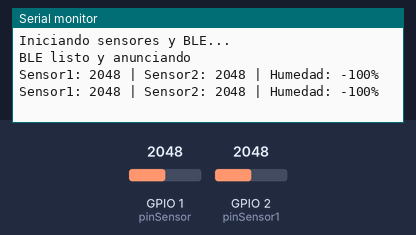
A sketch run on a simulated ESP32-S3. On the bench: the last lines printed to the serial monitor. The inputs (shaded band) are chosen by the test bench; at power-on: GPIO 1 (pinSensor) = 2048, GPIO 2 (pinSensor1) = 2048. Nothing arrives over Bluetooth unless stated; a phone connects over Bluetooth LE 3 s after start.

Above: at 1.8 s.
1.9 s: GPIO 1 (pinSensor) set to 2866
At 2.8 s:
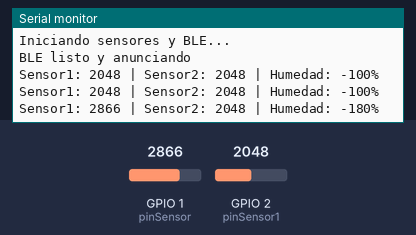
4.5 s: GPIO 2 (pinSensor1) set to 2866
At 5.8 s:
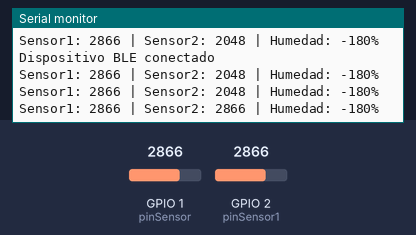
6.0 s: GPIO 1 (pinSensor) set to 3603
At 6.8 s:
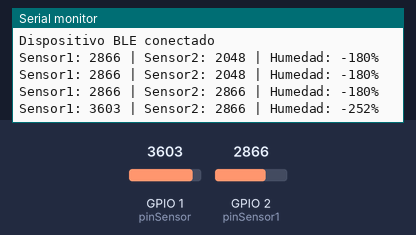
7.5 s: GPIO 2 (pinSensor1) set to 3603
At 8.8 s:
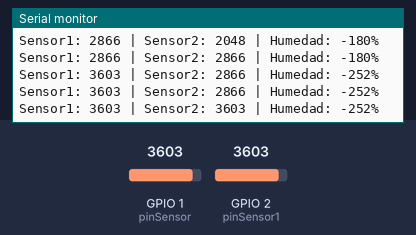
Timing chart, 0 to 10.0 s (numbered marks = the images above; inputs shaded):
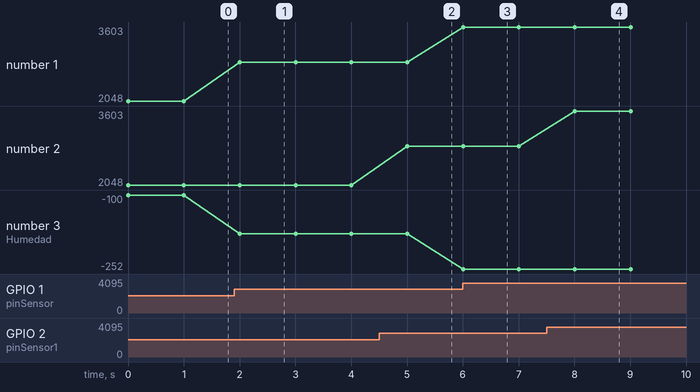

The sketch:

ESP32LoRaV3_Coneccion_BLE.ino
```cpp
#include <BLEDevice.h>
#include <BLEUtils.h>
#include <BLEServer.h>

// ====== CONFIGURACIÓN BLE ======
#define SERVICE_UUID        "4fafc201-1fb5-459e-8fcc-c5c9c331914b"
#define CHARACTERISTIC_UUID "beb5483e-36e1-4688-b7f5-ea07361b26a8"

BLECharacteristic *pCharacteristic;
bool deviceConnected = false;

// ====== PINES Y VARIABLES DE SENSORES ======
const int pinSensor  = A0;
const int pinSensor1 = A1;

int valorSensor  = 0;
int valorSensor1 = 0;
int porcentajeHumedad = 0;

// ====== CALLBACKS BLE ======
class MyServerCallbacks : public BLEServerCallbacks {
  void onConnect(BLEServer* pServer) override {
    deviceConnected = true;
    Serial.println("Dispositivo BLE conectado");
  }

  void onDisconnect(BLEServer* pServer) override {
    deviceConnected = false;
    Serial.println("Dispositivo BLE desconectado");
    BLEDevice::startAdvertising();
    Serial.println("Reanunciando BLE...");
  }
};

// ====== SETUP ======
void setup() {
  Serial.begin(115200);
  Serial.println("Iniciando sensores y BLE...");

  // --- Inicialización BLE ---
  esp_bt_controller_mem_release(ESP_BT_MODE_CLASSIC_BT); // Solo BLE
  BLEDevice::init("ESP32S3 BLE Humedad");

  BLEServer *pServer = BLEDevice::createServer();
  pServer->setCallbacks(new MyServerCallbacks());

  BLEService *pService = pServer->createService(SERVICE_UUID);

  pCharacteristic = pService->createCharacteristic(
    CHARACTERISTIC_UUID,
    BLECharacteristic::PROPERTY_READ   |
    BLECharacteristic::PROPERTY_WRITE  |
    BLECharacteristic::PROPERTY_NOTIFY
  );

  pCharacteristic->setValue("Esperando datos del sensor...");
  pService->start();

  BLEAdvertising *pAdvertising = BLEDevice::getAdvertising();
  pAdvertising->addServiceUUID(SERVICE_UUID);
  pAdvertising->setScanResponse(true);
  pAdvertising->setMinPreferred(0x06);
  pAdvertising->setMinPreferred(0x12);
  BLEDevice::startAdvertising();

  Serial.println("BLE listo y anunciando");
}

// ====== LOOP ======
void loop() {
  // Lectura de sensores
  valorSensor  = analogRead(pinSensor);
  valorSensor1 = analogRead(pinSensor1);
  porcentajeHumedad = map(valorSensor, 1023, 0, 0, 100);

  // Texto de salida
  String mensaje = "Sensor1: " + String(valorSensor) +
                   " | Sensor2: " + String(valorSensor1) +
                   " | Humedad: " + String(porcentajeHumedad) + "%";

  // Mostrar por Serial
  Serial.println(mensaje);

  // Enviar por BLE (si está conectado)
  if (deviceConnected) {
    pCharacteristic->setValue(mensaje.c_str());
    pCharacteristic->notify();  //Notifica al celular
  }

  delay(1000);
}
```

Measured:
- after the input at 1.9 s, the serial monitor: prints a new line after 0.10 s (image 1)
- after the input at 4.5 s, the serial monitor: prints a new line after 0.51 s (image 2)
- after the input at 6.0 s, the serial monitor: prints a new line at once (image 3)
- after the input at 7.5 s, the serial monitor: prints a new line after 0.51 s (image 4)
- plotted number 1: 2048 → 2866 after the input at 1.9 s, 2866 → 3603 after the input at 6.0 s
- plotted number 3: -100 → -180 after the input at 1.9 s, -180 → -252 after the input at 6.0 s
